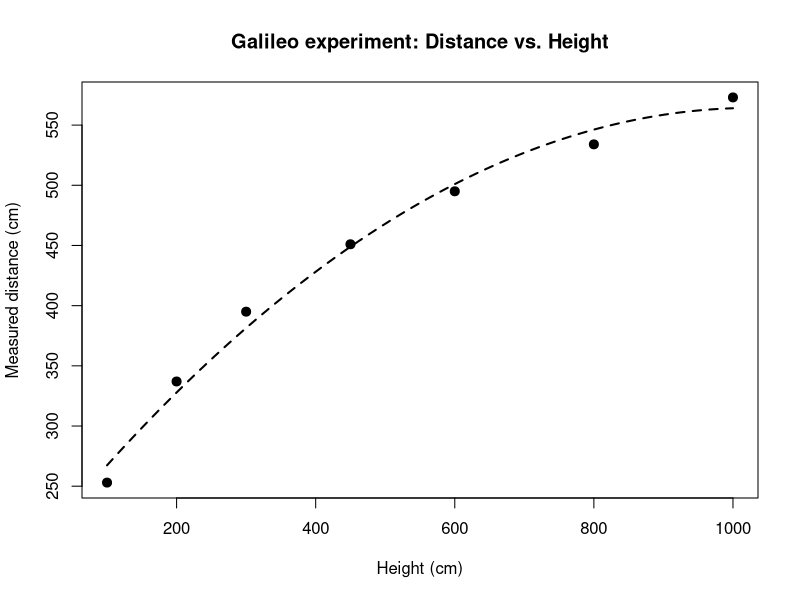

Source code (R):
setwd("C:/Users/Sean/Documents/GitHub/STAT-3010/Assignment 5") # Laptop config 

## ---- (A) Create the data frame ------------------------------------------
Location <- c("A", "A", "A", "B", "B", "B", "C")
Height   <- c(100, 200, 300, 450, 600, 800, 1000)
Distance <- c(253, 337, 395, 451, 495, 534, 573)

Galileo <- data.frame(Location, Height, Distance)

print(Galileo)

## ---- (B) Summary statistics for Distance --------------------------------
cat("\nSummary statistics for Distance:\n")
cat("  Mean      :", mean(Galileo$Distance), "\n")
cat("  Median    :", median(Galileo$Distance), "\n")
cat("  Variance  :", var(Galileo$Distance), "\n")
cat("  IQR       :", IQR(Galileo$Distance), "\n")

## ---- (C) Add fitted values and logical indicator ------------------------
Galileo$D.Hat <- 200 + 0.708*Galileo$Height - 0.000344*Galileo$Height^2
Galileo$LO <- Galileo$D.Hat < Galileo$Distance

Galileo_sub <- subset(Galileo, !LO) # keep only rows where estimate is NOT lower than measurement
cat("\nRows where estimate ≥ measurement:\n")
print(Galileo_sub)

## ---- (D) Scatter-plot with theoretical curve (base graphics) ------------
plot(Height, Distance,
     pch = 19, cex = 1.2,
     xlab = "Height (cm)",
     ylab = "Measured distance (cm)",
     main = "Galileo experiment: Distance vs. Height")

curve(200 + 0.708*x - 0.000344*x^2,
      from = min(Height), to = max(Height),
      add  = TRUE, lty = 2, lwd = 2)
